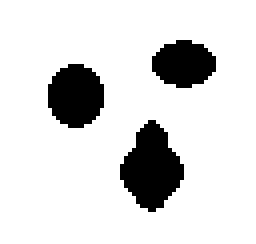
%> input picture three.bmp, 64 x 61 px (shown 4 times larger)
$ octave Test_demo.m   (GNU Octave 9; MATLAB toolbox functions it lacks are replaced by stand-ins)
%> lines starting %> are read from the running program, lines starting %| are printed output that depends on the picture; in (x1, y1, x2, y2) boxes, pixels count from 0 and x2, y2 are one past the last pixel; in counts of white or black regions, pixels touching at a corner belong together; the program's own positions count from 1
### plotLevelSet.m
function [c,h]=plotLevelSet(u,zLevel, style)
%   plotLevelSet(u,zLevel, style) plot the level contour of function u at
%   the zLevel.
%   created on 04/26/2004
%   author: Chunming Li
%   email: li_chunming@hotmail.com
%   Copyright (c) 2004-2006 by Chunming Li
% hold on;
[c,h] = contour(u,[zLevel zLevel],style);
% hold off;

### BoundMirrorExpand.m
function B = BoundMirrorExpand(A)

[m,n] = size(A);
yi = 2:m+1;
xi = 2:n+1;
B = zeros(m+2,n+2);
B(yi,xi) = A;
B([1 m+2],[1 n+2]) = B([3 m],[3 n]);  % mirror corners
B([1 m+2],xi) = B([3 m],xi);          % mirror left and right boundary
B(yi,[1 n+2]) = B(yi,[3 n]);          % mirror top and bottom boundary

### EVOLUTION.m
function phi = EVOLUTION(I, phi0, mu, nu, lambda, delta_t, epsilon, numIter)
%   evolution_withoutedge(I, phi0, mu, nu, lambda_1, lambda_2, delta_t, delta_h, epsilon, numIter);
%   input:
%       I: input image
%       phi0: level set function to be updated
%       mu: weight for length term
%       nu: weight for area term, default value 0
%       lambda_1:  weight for c1 fitting term
%       lambda_2:  weight for c2 fitting term
%       delta_t: time step
%       epsilon: parameter for computing smooth Heaviside and dirac function
%       numIter: number of iterations
%   output:
%       phi: updated level set function
%
%   created on 04/26/2004
%   author: Chunming Li
%   email: li_chunming@hotmail.com
%   Copyright (c) 2004-2006 by Chunming Li


phi = BoundMirrorExpand(phi0);
I = BoundMirrorExpand(I); % 镜像边缘延拓


for k = 1 : numIter
    phi = BoundMirrorEnsure(phi);
    delta_h = Delta(phi,epsilon);
    Curv = curvature(phi);
    g=edgeindicator(I);
    aTerm=delta_h.*g; %
    eTerm=delta_h.*g.*Curv;

    phi=phi + delta_t*(mu*(4*del2(phi)-Curv) + lambda*eTerm + nu*aTerm);
end
phi = BoundMirrorShrink(phi); % 去掉延拓的边缘

### BoundMirrorShrink.m
function B = BoundMirrorShrink(A)
[m,n] = size(A);
yi = 2:m-1;
xi = 2:n-1;
B = A(yi,xi);

### sdf2circle.m
function f = sdf2circle(nrow,ncol, ic,jc,r)
%   sdf2circle(nrow,ncol, ic,jc,r) computes the signed distance to a circle
%   input:
%       nrow: number of rows
%       ncol: number of columns
%       (ic,jc): center of the circle
%       r: radius of the circle
%   output:
%       f: signed distance to the circle
%
%   created on 04/26/2004
%   author: Chunming Li
%   email: li_chunming@hotmail.com
%   Copyright (c) 2004-2006 by Chunming Li


[X,Y] = meshgrid(1:ncol, 1:nrow);

f = sqrt((X-jc).^2+(Y-ic).^2)-r;

%f=sdf2circle(100,50,51,25,10);figure;imagesc(f)

### Test_demo.m
%   Matlad code implementing Chan-Vese model in the paper 'Active Contours Without Edges'
%   This method works well for bimodal images, for example the image 'three.bmp'
%   created on 04/26/2004
%   author: Chunming Li
%   email: li_chunming@hotmail.com
%   Copyright (c) 2004-2006 by Chunming Li

clear;
close all;
clc;

Img=imread('three.bmp');     % example that CV model works well
%> Img is the input picture: size 61x64x3 uint8; values 128 (black) and 192 (white), 85.9% white; 3 black regions, box (x1, y1, x2, y2) and area: (30, 30, 46, 53) 231, (12, 16, 26, 32) 176, (38, 10, 54, 22) 144
% Img=imread('vessel.bmp');    % example that CV model does NOT work well
% Img=imread('twoCells.bmp');  % example that CV model does NOT work well
U=Img(:,:,1);

% get the size
[nrow,ncol] =size(U);
%> nrow = 61; ncol = 64

ic=nrow/2;
%> ic = 30.5
jc=ncol/2;
%> jc = 32
r=30;
phi_0 = sdf2circle(nrow,ncol,ic,jc,r);
figure; mesh(phi_0); title('Signed Distance Function')
%> after `title('Signed Distance Function')`:
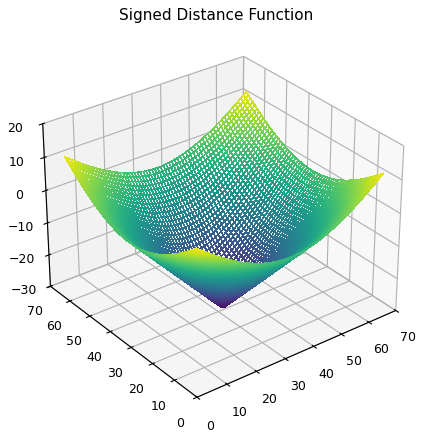
%> figure redrawn from the program's plot data

%%%%%%% Img=imread('three.bmp') 的参数
delta_t=5;
lambda=1.5;
nu=1.3;
epsilon=1;
mu = 0.04;

%%%%%% Img=imread('vessel.bmp')的参数
% [5 lines of commented-out code are left out]

I=double(U);
% iteration should begin from here
phi=phi_0;
figure(2);
imagesc(uint8(I));colormap(gray)
hold on;
plotLevelSet(phi,0,'r');

numIter = 1;

for k=1:800,
    phi =EVOLUTION(I, phi, mu, nu, lambda, delta_t, epsilon, numIter);   % update level set function
%         phi =EVOLUTION(I, phi, mu, nu, lambda, delta_t, epsilon);   % update level set function

    if mod(k,25)==0
        pause(.01);
        imagesc(uint8(I));colormap(gray)
        figure(2); hold on;
        plotLevelSet(phi,0,'r');
    end
end;
%> this loop made 800 passes
%> h in plotLevelSet on passes 25, 50: -82.23, -85.69
%> pass 1, in EVOLUTION, `I = BoundMirrorExpand(I);`:
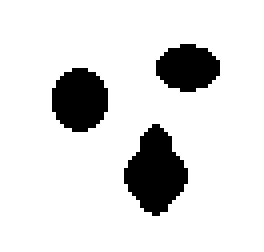
%> I: size 63x66 double (shown 4 times larger); values 128 (black) and 192 (white), 86.7% white; 3 black regions, box (x1, y1, x2, y2) and area: (31, 31, 47, 54) 231, (13, 17, 27, 33) 176, (39, 11, 55, 23) 144
%> pass 1, `phi =EVOLUTION(I, phi, mu, nu, lambda, delta_t, epsilon, numIter);`:
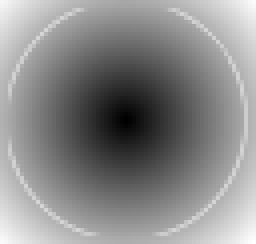
%> phi: size 61x64 double (shown 4 times larger); min -29.44, max 14.05, mean -5.86; drawn with min black and max white
%> pass 2, in EVOLUTION (call 2), `phi = BoundMirrorExpand(phi0);`:
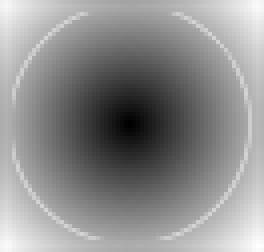
%> phi: size 63x66 double (shown 4 times larger); min -29.44, max 14.05, mean -5.21; drawn with min black and max white
%> after the loop:
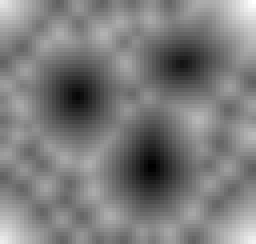
%> phi: size 61x64 double (shown 4 times larger); min -8.3, max 14.68, mean 2.9; drawn with min black and max white
%> after the loop:
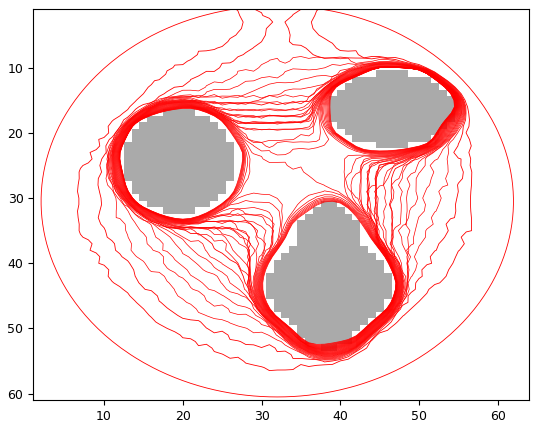
%> figure redrawn from the program's plot data
